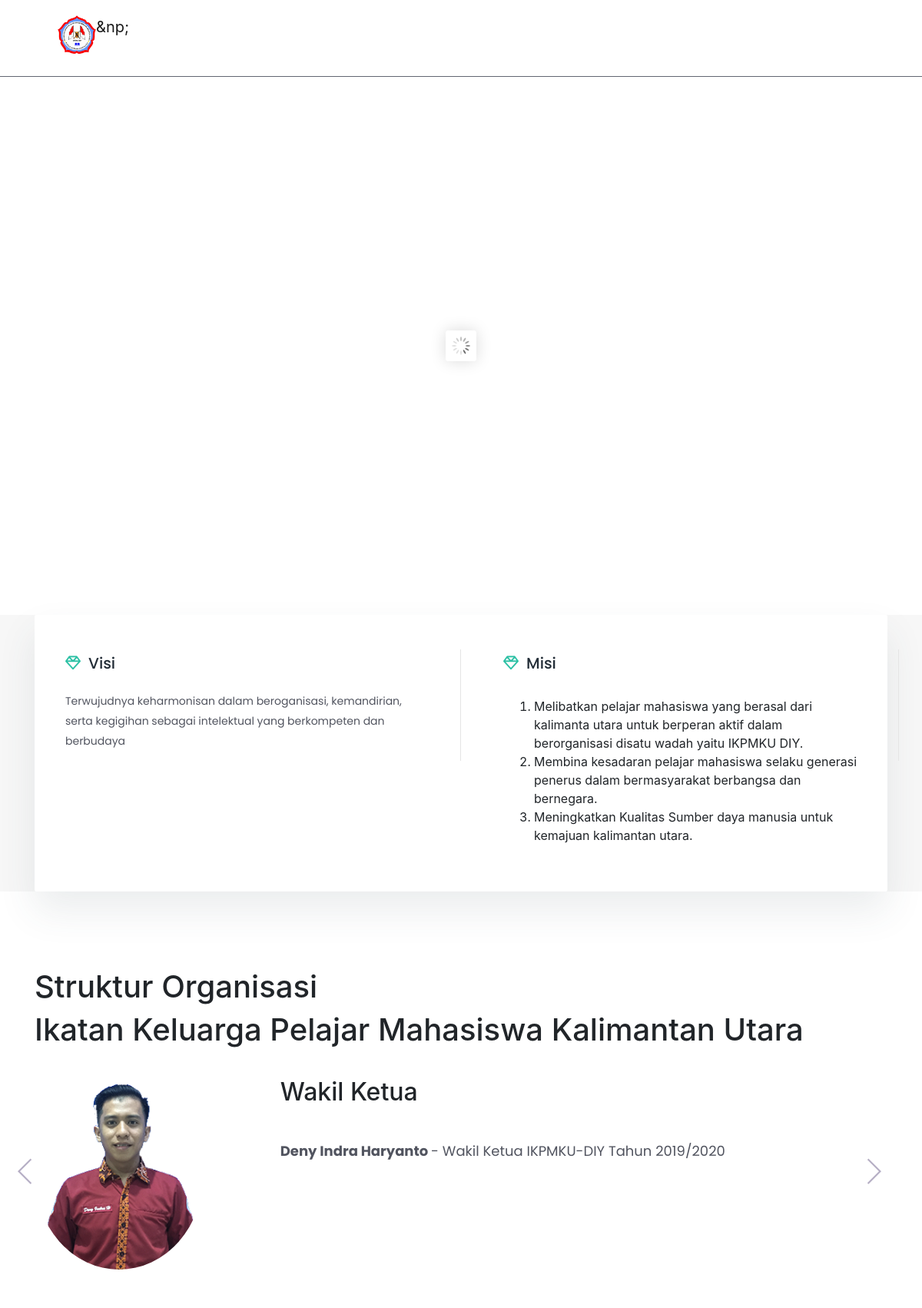
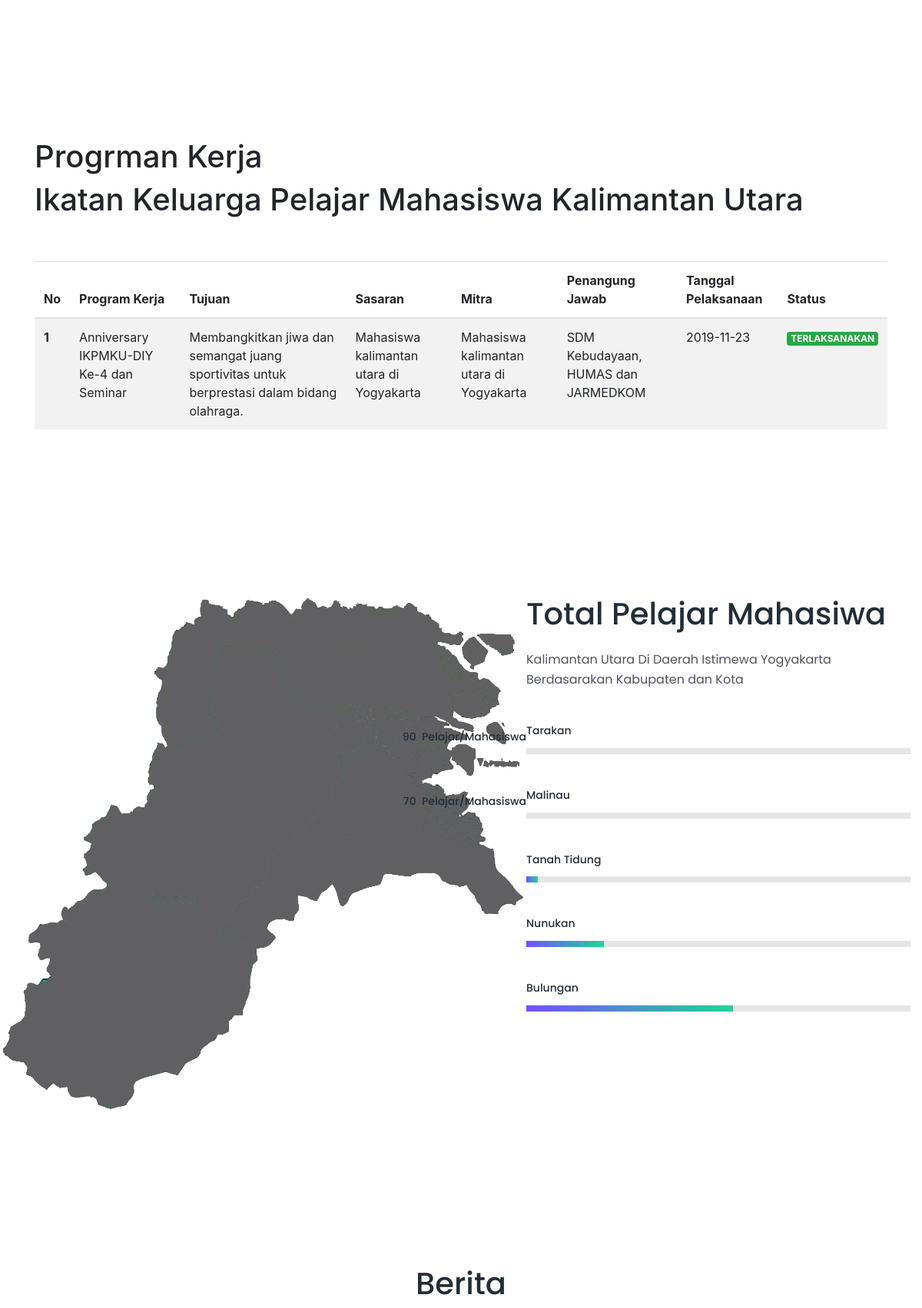
The page / (upper part) on the database its author committed (2 pictures, top to bottom).
### tables this page shows
CREATE TABLE `visi_misi` (
  `id` int(11) NOT NULL,
  `visi` text NOT NULL,
  `misi` text NOT NULL
);

CREATE TABLE `tb_struktur` (
  `id` int(11) NOT NULL,
  `nama` varchar(128) NOT NULL,
  `jabatan` varchar(128) NOT NULL,
  `image` varchar(128) NOT NULL
);

CREATE TABLE `tb_programkerja` (
  `id` int(11) NOT NULL,
  `program_kerja` varchar(128) NOT NULL,
  `tujuan` text NOT NULL,
  `sasaran` varchar(300) NOT NULL,
  `mitra` varchar(128) NOT NULL,
  `pj` varchar(128) NOT NULL,
  `tanggal_pelaksanaan` date NOT NULL,
  `status` varchar(20) NOT NULL,
  `class` varchar(128) NOT NULL
);

CREATE TABLE `tb_mahasiswa` (
  `id` int(11) NOT NULL,
  `kabupaten` varchar(128) NOT NULL,
  `jumlah` int(3) NOT NULL
);

### application/controllers/Home.php (called while the page is built, shortened)
<?php
class Home extends CI_Controller
{
	function __construct()
	{
		$this->load->model('m_visi_misi');
		$this->load->model('m_struktur');
		$this->load->model('m_mahasiswa');
		$this->load->model('m_programKerja');
		$this->load->model('m_berita');
		$this->load->model('m_galeri');
		$this->load->model('m_asrama');
	}
	public function index()
	{
		$data['title'] = 'IKPMKU-DIY | Ikatan Keluarga Pelajar Mahasiswa Kalimantan Utara';
		$data['visi_misi'] = $this->m_visi_misi->GetVisiMisi();
		$data['galeri'] = $this->m_galeri->GetGaleri();
		$data['struktur'] = $this->m_struktur->GetStruktur();
		$data['mahasiswa'] = $this->m_mahasiswa->GetMahasiswa();
		$data['programkerja'] = $this->m_programKerja->GetprogramKerja();
		$data['berita'] = $this->m_berita->GetBerita();
		$data['asrama'] = $this->m_asrama->GetAsrama();
		$this->load->view('blog_template/header', $data);
		$this->load->view('beranda', $data);
		$this->load->view('blog_template/footer');
	}
}

### index.php (called while the page is built, shortened)
<?php
require_once BASEPATH.'core/CodeIgniter.php';

### application/models/m_visi_misi.php (called while the page is built, shortened)
<?php
class M_visi_misi extends CI_Model
{
  public function GetVisiMisi()
  {
    $visi_misi = $this->db->query('SELECT * FROM visi_misi');
    return $visi_misi;
  }
}

### application/models/m_struktur.php (called while the page is built, shortened)
<?php
class M_struktur extends CI_Model
{
    public function GetStruktur()
    {
        $struktur = $this->db->query('SELECT * FROM tb_struktur');
        return $struktur;
    }
}

### application/models/m_programKerja.php (called while the page is built, shortened)
<?php
class M_programKerja extends CI_Model
{
    public function GetprogramKerja()
    {
        $program_kerja = $this->db->query('SELECT * FROM tb_programkerja');
        return $program_kerja;
    }
}

### application/models/m_mahasiswa.php (called while the page is built, shortened)
<?php
class M_mahasiswa extends CI_Model
{
    public function GetMahasiswa()
    {
        $mahasiswa = $this->db->query('SELECT * FROM tb_mahasiswa');
        return $mahasiswa;
    }
}

### application/views/beranda.php (the view, shortened to what this page needs)
<section class="main_slider_area">
    <div id="main_slider" class="rev_slider" data-version="5.3.1.6">
        <ul>
        </ul>
    </div>
</section>
<section class="creative_feature_area">
    <div class="container">
        <div class="c_feature_box">
            <div class="row">
                <div class="col-lg-6">
                    <div class="c_box_item">
                        <a href="<?= base_url() ?>index.php/profil">
                            <h4><i class="fa fa-diamond" aria-hidden="true"></i>Visi</h4>
                        </a>
                        <?php foreach ($visi_misi->result() as $vm) { ?>
                        <p><?php echo $vm->visi; ?> </p>
                        <?php } ?>
                    </div>
                </div>
                <div class="col-lg-6">
                    <div class="c_box_item">
                        <a href="<?= base_url() ?>index.php/profil">
                            <h4><i class="fa fa-diamond" aria-hidden="true"></i>Misi</h4>
                        </a>
                        <p>
                            <ol>
                                <?php foreach ($visi_misi->result() as $vm) { ?>
                                <li><?php echo $vm->misi; ?> </li>
                                <?php } ?>
                            </ol>
                        </p>
                    </div>
                </div>
            </div>
        </div>
    </div>
</section>
<section class="testimonials_area p_100">
    <div class="container">
        <h1>Struktur Organisasi</h1>
        <h1>Ikatan Keluarga Pelajar Mahasiswa Kalimantan Utara</h1>
        <div class="testimonials_slider owl-carousel">
            <?php foreach ($struktur->result() as $s) {  ?>
            <div class="item">
                <div class="media">
                    <img class="d-flex rounded-circle" src="<?= base_url('upload/struktur/' . $s->image) ?>" alt=""
                        width="250px" height="250px">
                    <div class="media-body">
                        <h2><?= $s->jabatan; ?></h2>
                        <h4>
                            <p><b><?= $s->nama; ?> </b>- <?= $s->jabatan; ?> IKPMKU-DIY Tahun 2019/2020</p>
                        </h4>
                    </div>
                </div>
            </div>
            <?php } ?>
        </div>
    </div>
</section>
<section class="industries_area">
    <div class="container">
        <h1>Progrman Kerja</h1>
        <h1>Ikatan Keluarga Pelajar Mahasiswa Kalimantan Utara</h1><br><br>
        <div class="table-responsive ">
            <table class="table table-striped">
                <thead>
                    <tr>
                        <th>No</th>
                        <th>Program Kerja</th>
                        <th>Tujuan</th>
                        <th>Sasaran</th>
                        <th>Mitra</th>
                        <th>Penangung Jawab</th>
                        <th>Tanggal Pelaksanaan</th>
                        <th>Status</th>
                    </tr>
                </thead>
                <tbody>
                    <?php $id = 1; ?>
                    <?php foreach ($programkerja->result() as $pk) { ?>
                    <tr>
                        <th scope="row"><?= $id; ?></th>
                        <td><?= $pk->program_kerja; ?></td>
                        <td><?= $pk->tujuan; ?></td>
                        <td><?= $pk->sasaran; ?></td>
                        <td><?= $pk->mitra; ?></td>
                        <td><?= $pk->pj; ?></td>
                        <td><?= $pk->tanggal_pelaksanaan; ?></td>
                        <td><span class="<?= $pk->class; ?>"><?= $pk->status; ?></span></td>
                    </tr>
                </tbody>
                <?php $id++; ?>
                <?php } ?>
            </table>
        </div>
    </div>
</section>
<section class="industries_area">
    <div class="left_indus">
        <div class="indus_img">
            <img src="<?= base_url('assets/'); ?>img/kaltara.png" alt="">
        </div>
    </div>
    <div class="right_indus">
        <div class="indus_text">
            <div class="main_title">
                <h2>Total Pelajar Mahasiwa</h2>
                <p>Kalimantan Utara Di Daerah Istimewa Yogyakarta Berdasarakan Kabupaten dan Kota</p>
            </div>
            <?php foreach ($mahasiswa->result() as $m) { ?>
            <div class="our_skill_inner">
                <div class="single_skill">
                    <h3><?= $m->kabupaten ?></h3>
                    <div class="progress" data-value="<?= $m->jumlah ?>">
                        <div class="progress-bar">
                            <div class="progress_parcent"><span class="counter"><?= $m->jumlah ?></span>
                                &nbsp;Pelajar/Mahasiswa</div>
                        </div>
                    </div>
                </div>
            </div>
            <?php } ?>
        </div>
    </div>
</section>
<section class="latest_news_area p_100">
    <div class="container">
        <div class="b_center_title">
            <h2>Berita</h2>
        </div>
    </div>
</section>

### application/views/blog_template/header.php (shortened to what this page needs)
<!DOCTYPE html>
<html lang="en">
<head>
    <link href="<?= base_url('assets/'); ?>css/font-awesome.min.css" rel="stylesheet">
    <link href="<?= base_url('assets/'); ?>vendors/elegant-icon/style.css" rel="stylesheet">
    <link href="<?= base_url('assets/'); ?>vendors/themify-icon/themify-icons.css" rel="stylesheet">
    <link href="<?= base_url('assets/'); ?>css/bootstrap.min.css" rel="stylesheet">
    <link href="<?= base_url('assets/'); ?>vendors/revolution/css/settings.css" rel="stylesheet">
    <link href="<?= base_url('assets/'); ?>vendors/revolution/css/layers.css" rel="stylesheet">
    <link href="<?= base_url('assets/'); ?>vendors/revolution/css/navigation.css" rel="stylesheet">
    <link href="<?= base_url('assets/'); ?>vendors/animate-css/animate.css" rel="stylesheet">
    <link href="<?= base_url('assets/'); ?>vendors/owl-carousel/owl.carousel.min.css" rel="stylesheet">
    <link href="<?= base_url('assets/'); ?>css/style.css" rel="stylesheet">
    <link href="<?= base_url('assets/'); ?>css/responsive.css" rel="stylesheet">
    <link rel="stylesheet" href="https://stackpath.bootstrapcdn.com/font-awesome/4.7.0/css/font-awesome.min.css">
    <link href="<?= base_url('assets/mdb/'); ?>css/bootstrap.min.css" rel="stylesheet">
    <link href="<?= base_url('assets/mdb/'); ?>css/style.css" rel="stylesheet">
</head>
<body>
    <header class="main_menu_area">
        <nav class="navbar navbar-expand-lg navbar-light bg-light">
            <a class="navbar-brand" href="#"><img src="<?= base_url('assets/'); ?>img/LOGO2.png" width="50px"
                    height="50px" alt="IKPMKU" class="float-left">
                &np;
                <span class="font-weight-bold text-white">IKPMKU </span>
                <br />
                <span class="font-weight-bold text-white small">Daerah Istimewa Yogyakarta</span>
            </a>
            <div class="collapse navbar-collapse" id="navbarSupportedContent">
                <ul class="navbar-nav mr-auto">
                    <li class="nav-item"><a class="nav-link" href="<?= base_url(); ?>">Beranda</a></li>
                    <li class="nav-item"><a class="nav-link" href="<?= base_url(); ?>index.php/profil">Profil</a></li>
                    <li class="nav-item"><a class="nav-link" href="<?= base_url(); ?>index.php/asrama">Asrama</a></li>
                    <li class="nav-item"><a class="nav-link" href="<?= base_url(); ?>index.php/berita">Berita</a></li>
                    <li class="nav-item"><a href="<?= base_url(); ?>index.php/galeri">Galeri</a></li>
                    <li class="nav-item"><a class="nav-link" href="<?= base_url(); ?>index.php/kontak">Hubungi Kami</a>
                    </li>
                </ul>
            </div>
        </nav>
    </header>

### application/views/blog_template/footer.php (shortened to what this page needs)
</body>
</html>

### assets/css/responsive.css (style rules this page uses)
@media (max-width: 1230px) { .industries_area { padding-bottom: 100px; } }
@media (max-width: 1230px) { .indus_img { padding-right: 0px; } }

### rows shown on the page
visi_misi: visi "Terwujudnya keharmonisan dalam beroganisasi, kemandirian, serta kegigihan sebagai intelektual yang berkompeten dan berbudaya", misi "Melibatkan pelajar mahasiswa yang berasal dari kalimanta utara untuk berperan aktif dalam berorganisasi disatu wadah yaitu IKPMKU DIY."
visi_misi: misi "Membina kesadaran pelajar mahasiswa selaku generasi penerus dalam bermasyarakat berbangsa dan bernegara."
visi_misi: misi "Meningkatkan Kualitas Sumber daya manusia untuk kemajuan kalimantan utara."
tb_struktur: image (picture), jabatan "Wakil Ketua", nama "Deny Indra Haryanto"
tb_programkerja: program_kerja "Anniversary IKPMKU-DIY Ke-4 dan Seminar", tujuan "Membangkitkan jiwa dan semangat juang sportivitas untuk berprestasi dalam bidang olahraga.", sasaran "Mahasiswa kalimantan utara di Yogyakarta", mitra "Mahasiswa kalimantan utara di Yogyakarta", pj "SDM Kebudayaan, HUMAS dan JARMEDKOM", tanggal_pelaksanaan "2019-11-23", status "TERLAKSANAKAN"
tb_mahasiswa: kabupaten "Tarakan", jumlah "90"
tb_mahasiswa: kabupaten "Malinau", jumlah "70"
tb_mahasiswa: kabupaten "Tanah Tidung", $m->jumlah 60 (drawn)
tb_mahasiswa: kabupaten "Nunukan", $m->jumlah 80 (drawn)
tb_mahasiswa: kabupaten "Bulungan", $m->jumlah 99 (drawn)
